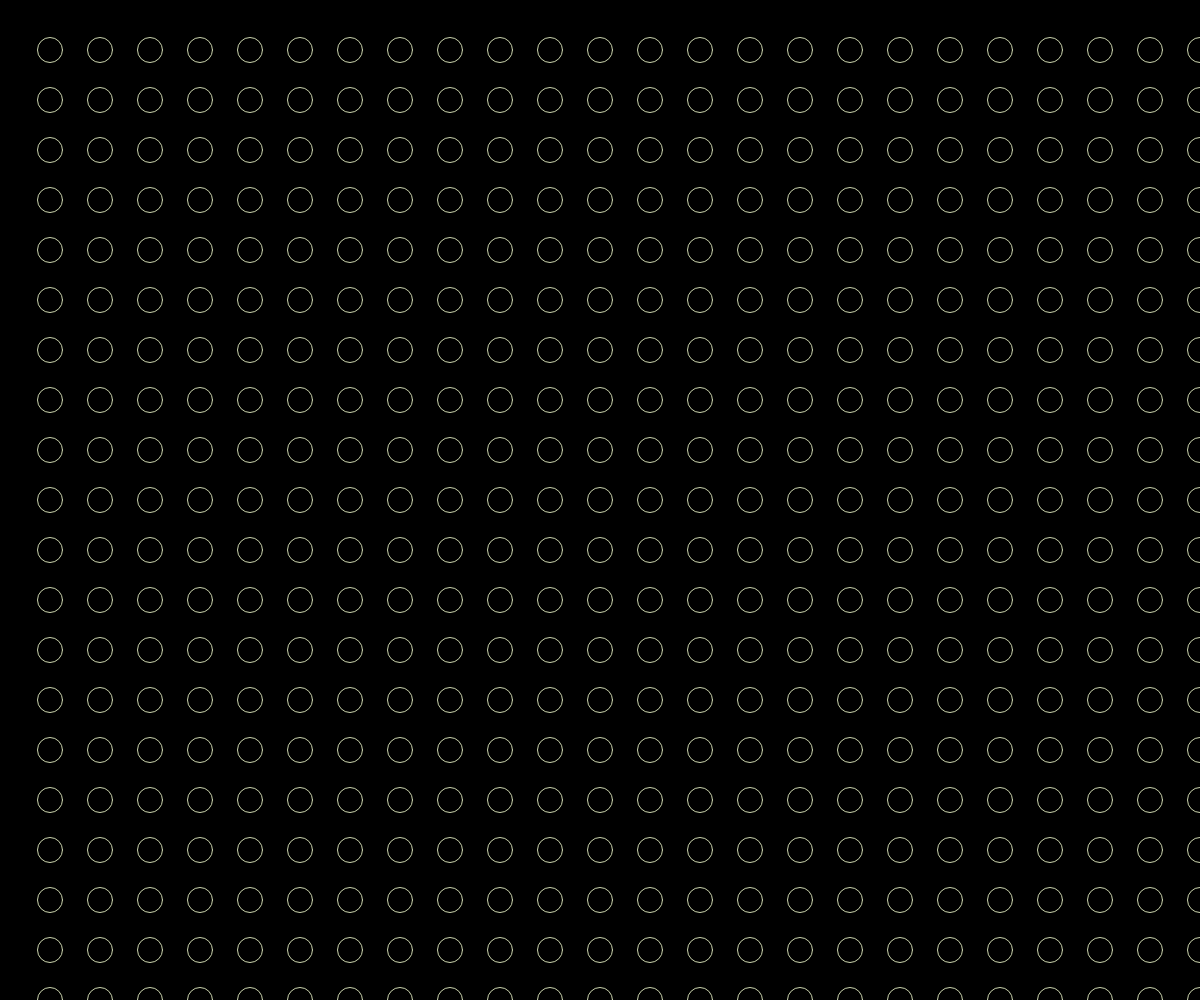
Frame 1 (no input)
Frame 60 (no input): identical to frame 1, image omitted
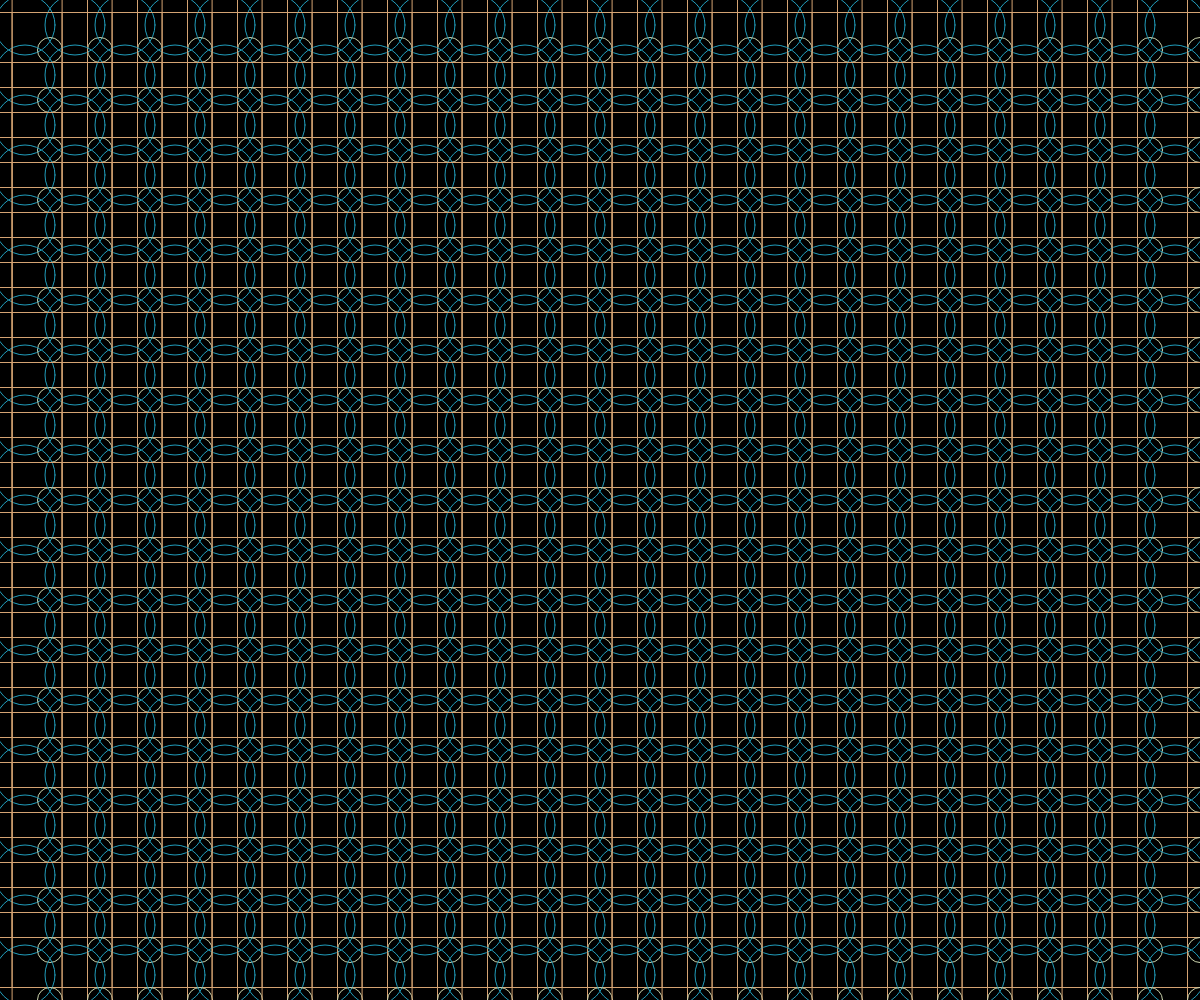
Frame 120 (the mouse pressed at the canvas centre since frame 60)

The p5.js sketch that drew these frames (run headless with seeded random() and noise() and a simulated clock; from frame 60 on, the mouse is pressed at the canvas centre):

// p5.js sketch
// ── sketch.js
function setup() {
  createCanvas(windowWidth, windowHeight);
}

function draw() {
  rectMode(CENTER)    //設定方框中心點為座標點
  background(0);      //背景玵色為0黑色
  noFill()            //不充滿顏色
  stroke(255)         //框線顏色為255白色
  var w=mouseX/10
    
 // ellipse(25,25,50,)  //座標()產生一個50直徑的圓
  //rect(25,25,50)      //方框座標
  //ellipse(50,50,25)   //右下角的小圓

  for(var j=0;j<height/50;j++)
{
for(var i=0;i<width/50;i++)
{
stroke("#219ebc") //顏色
ellipse(25+50*i,25+50*j,mouseX/10)  //座標()產生一個50直徑的圓
stroke("#d4a373")
rect(25+50*i,25+50*j,mouseY/4)  
stroke("#ccd5ae")
ellipse(50+50*i,50+50*j,25)   //右下角的小圓}

}
}
}
